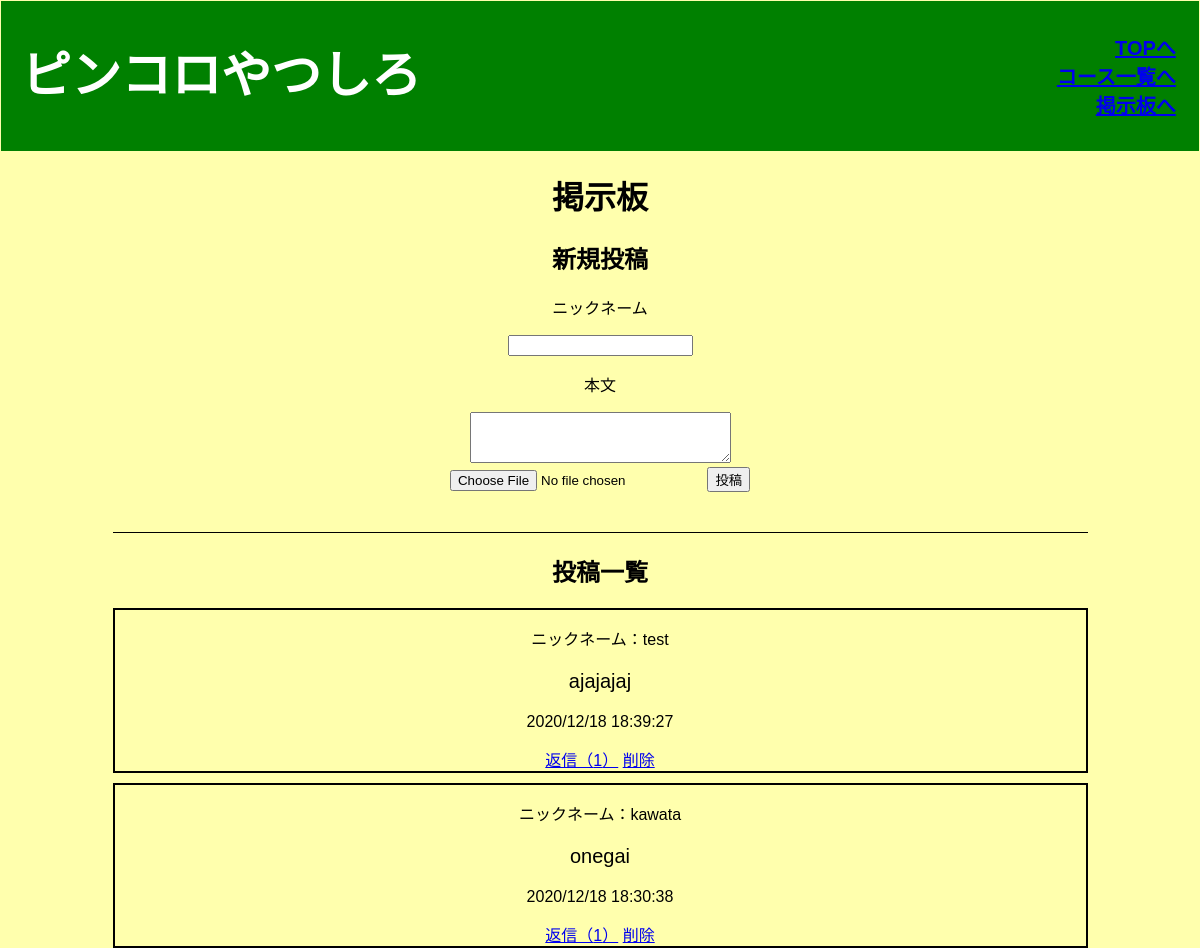
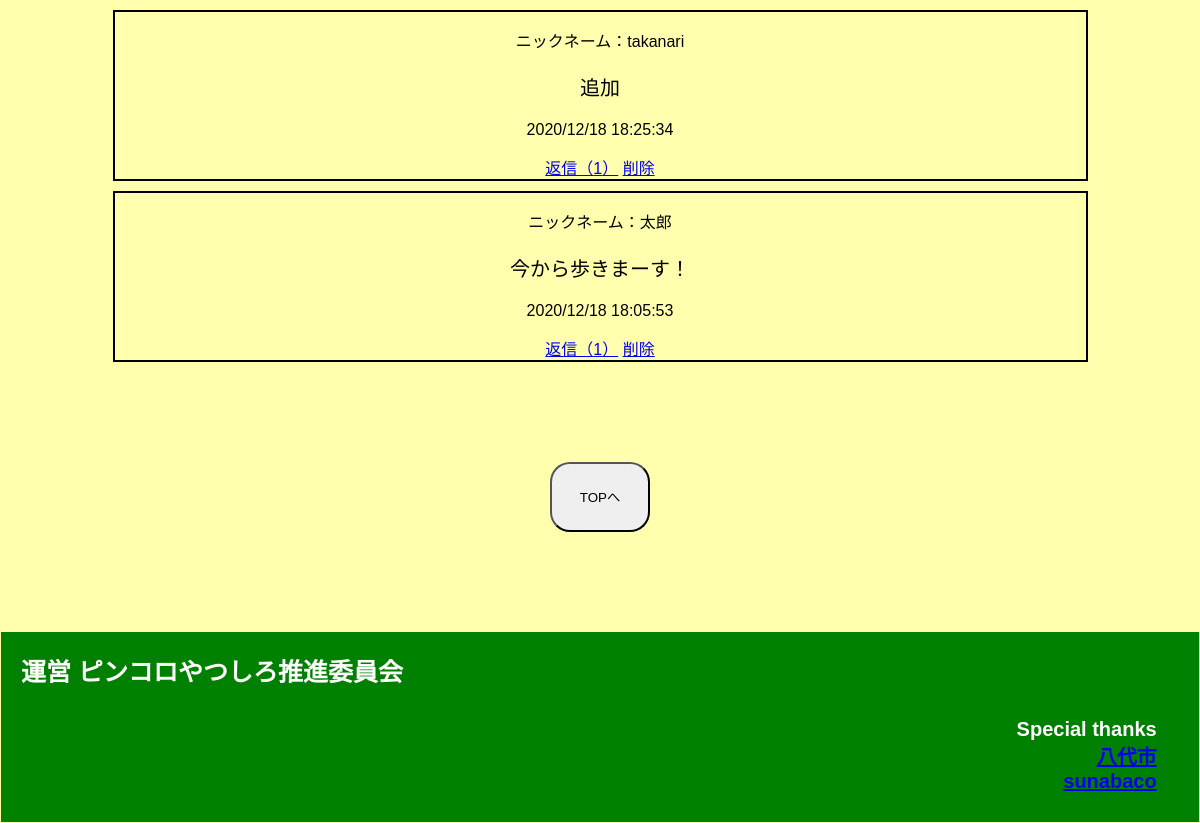
Before: /bbs with the older database file (2 pictures, top to bottom).
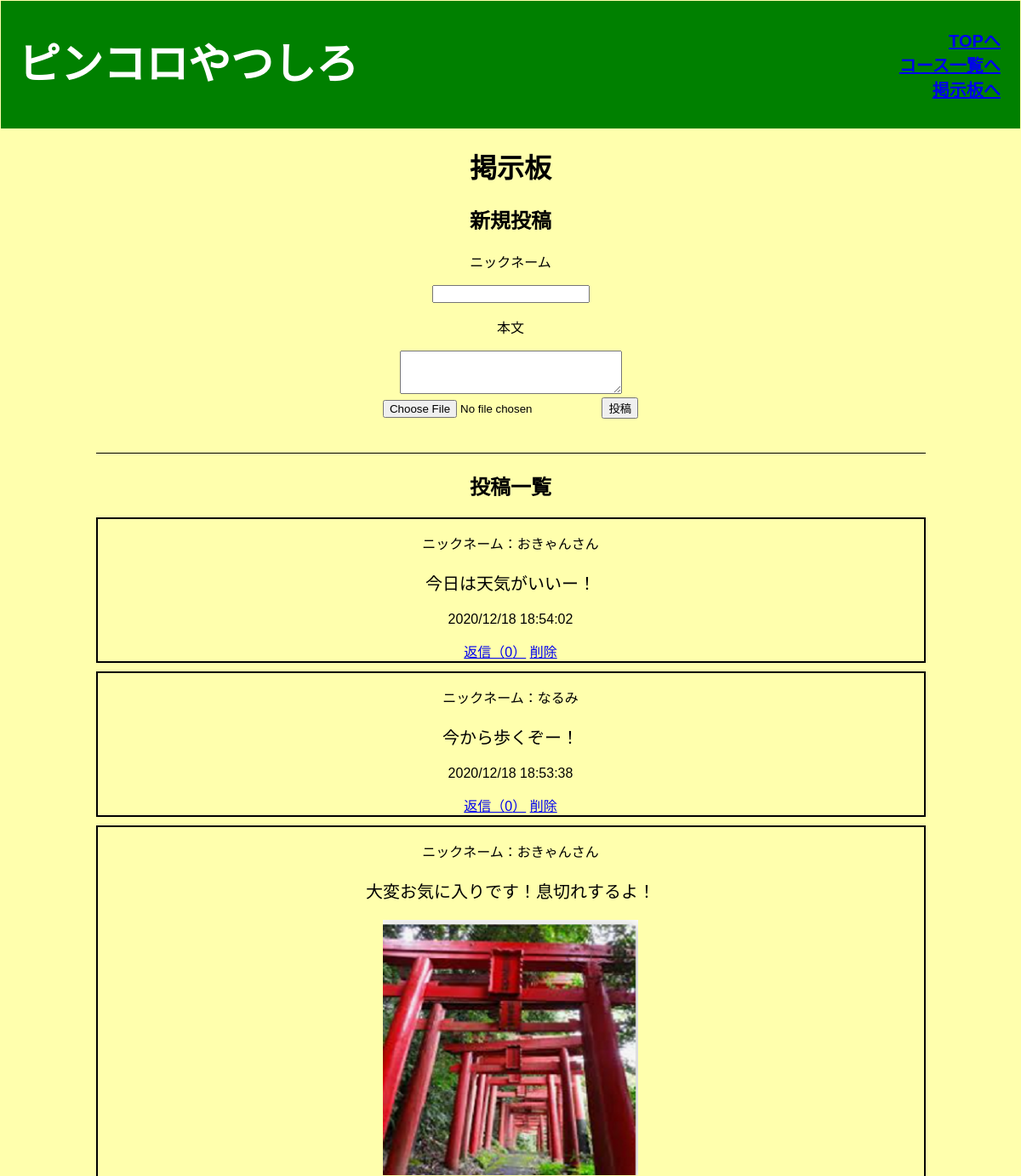
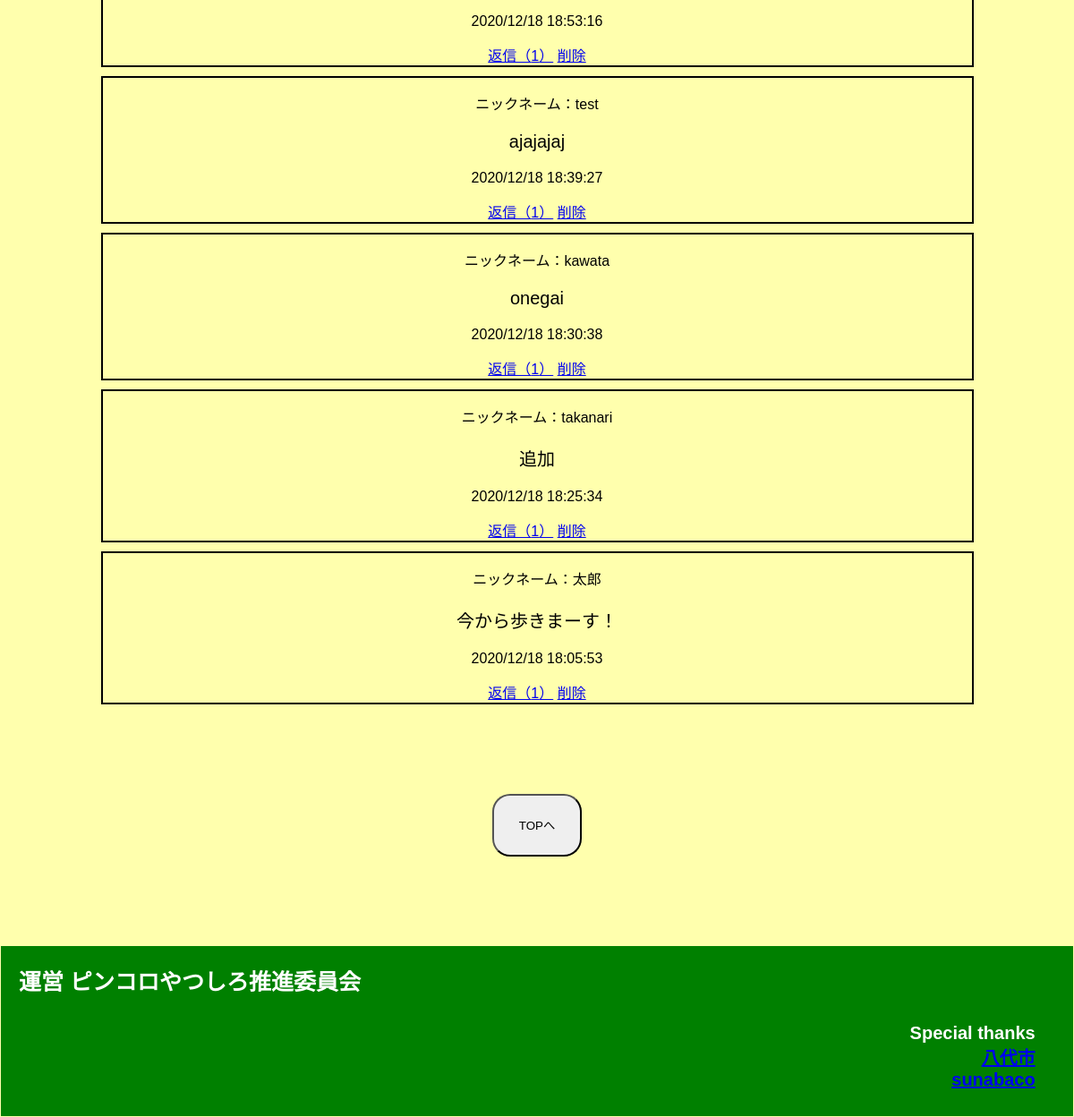
After: the same page with the newer database file (2 pictures, top to bottom).
### tables this page shows
CREATE TABLE "bbs" (
	"id"	INTEGER,
	"name"	TEXT,
	"comment"	TEXT,
	"image"	TEXT,
	"time"	TEXT,
	"del_flg"	INTEGER,
	PRIMARY KEY("id" AUTOINCREMENT)
);

### app.py (the view)
@app.route("/bbs")
def bbs():
    conn = sqlite3.connect("pinkoro.db")
    c = conn.cursor()
    c.execute("select id,name,comment,image,time from bbs where del_flg = 0 order by time desc")
    comment_list = []
    for row in c.fetchall():
        comment_list.append({"id": row[0], "name": row[1], "comment": row[2], "image": row[3], "time":row[4]})
    c.execute("select max(comment_id) from reply")
    max = c.fetchone()[0]
    cnt_list=[]
    for i in range(max+1):
        c.execute("select count(comment_id) from reply where comment_id = ? and reply_del_flg = 0",(i,))
        cnt_list.append(c.fetchone())
        print(cnt_list)
    print(cnt_list)
    c.close()
    return render_template('bbs.html', comment_list = comment_list, tpl_cnt_list = cnt_list)

### templates/bbs.html (shortened to what this page needs)
{% extends "base.html" %}
{% block content %}
<div class="bbs">
  <h1>掲示板</h1>
  <div class="shinki_toukou">
    <h2>新規投稿</h2>
    <form action="/add" method="post" enctype="multipart/form-data">
      <p>ニックネーム</p><input type="text" name="name" value="" required>
      <p>本文</p><textarea name="comment" cols="30" rows="3"></textarea>
      <br>
      <input type="file" name="upload" class="file_upload" accept=".png, .jpg, .jpeg">
      <input type="submit" value="投稿" class="toukou">
    </form>
  </div>
  <div class="toukou_hyouji">
    <h2>投稿一覧</h2>
    {% for item in comment_list %}
    <div class="bbs_area">
      <p class="bbs_name">ニックネーム：{{item["name"]}}</p>
      <p class="bbs_comment">{{item["comment"]}}</p>
      {% if item["image"] != None %}
      <img class="bbs_img" src="../static/upload/{{item['image']}}" alt="">
      {% endif %}
      <p>{{item["time"]}}</p>
      <a href="/reply/{{item['id']}}">返信（{{tpl_cnt_list[item['id']][0]}}）</a>
      <a href="/del/{{item['id']}}">削除</a>
    </div>
    {% endfor %}
  </div>
</div>
<div class="return">
  <button class="course_btn" onclick="location.href='http://127.0.0.1:5000//'">
    <p>TOPへ</p>
  </button>
</div>
{% endblock %}

### templates/base.html (shortened to what this page needs)
<!DOCTYPE html>
<html lang="en">
<head>
  <link rel="stylesheet" href="../static/css/style_pc.css" media="screen and (min-width:481px)">
  <link rel="stylesheet" href="../static/css/style_sp.css"media="screen and (max-width:480px)">
</head>
<body>
  <header>
      <div class="header-logo">ピンコロやつしろ</div>
      <div class="header-list">
        <ul>
          <li><a href="http://127.0.0.1:5000//">TOPへ</a></li>
          <li><a href="http://127.0.0.1:5000/course">コース一覧へ</a></li>
          <li><a href="http://127.0.0.1:5000/bbs">掲示板へ</a></li>
        </ul>
      </div>
  </header>
  {% block content %}
  {% endblock %}
  <div class="footer">
    <div class="footer-logo"> 運営 ピンコロやつしろ推進委員会</div>
    <div class="footer-list">
      <ul>
        <li>Special thanks</li>
        <li><a href="http://www.city.yatsushiro.lg.jp/">八代市</a></li>
        <li><a href="https://sunabaco.com/">sunabaco</a></li>
      </ul>
    </div>
  </div>
</body>
</html>

### static/css/style_pc.css (style rules this page uses)
body { font-family: 'メイリオ', Meiryo,'Osaka','Hiragino Kaku Gothic ProN','ヒラギノ角ゴ ProN W3',sans-serif; }
li { list-style: none; }
header { background-color:green; color: #fff; height: 150px; font-weight: bold; width: 100%; }
.header-logo { float: left; font-size: 50px; font-weight: bold; padding-left: 20px; line-height: 150px; }
.header-list li { text-align: right; font-size: 20px; font-weight: bold; color: white; padding-right: 2%; }
.header-list { padding-top: 15px; }
.footer { background-color:green; height: 150px; color: white; font-size: 30px; padding: 20px; }
.footer-logo { text-align: left; font-size: 25px; font-weight: bold; }
.footer-list li { text-align: right; font-size: 20px; font-weight: bold; color: white; padding-right: 2%; }
body { margin: 1px; background-color:#ffffad; }
.return { text-align: center; margin-top: 100px; margin-bottom: 100px; }
.course_btn { width: 100px; height: 70px; border-radius:20px; }
.bbs { text-align:center; }
.toukou_hyouji { border-top: 1px solid; margin: 40px auto; max-width: 975px; }
.bbs_area { border: solid 2px black; margin-bottom: 10px; text-align: center; }
.bbs_comment { font-size: 20px; }
.bbs_img { width: 300px; height: 300px; display: block; margin: 0 auto; }

### static/css/style_sp.css (style rules this page uses)
body { font-family: 'メイリオ', Meiryo, 'Osaka', 'Hiragino Kaku Gothic ProN', 'ヒラギノ角ゴ ProN W3', sans-serif; }
li { list-style: none; }
header { background-color: green; color: #fff; height: 100px; font-size: 30px; font-weight: bold; width: 100%; }
.header-logo { float: left; font-size: 25px; font-weight: bold; padding: 20px; line-height: 50px; }
.header-list li { float: right; padding: 20px 20px; font-size: 20px; font-weight: bold; margin: 1 0 5 0; }
header ul { display: none; margin: 0 40px 0 0; }
header ul li { width: 50%; color: #acacac; line-height: 40px; text-align: left; font-size: 8px; text-indent: 5px; }
header ul li a { display: block; z-index: 10; font-size: 12px; text-align: center; }
.footer { background-color: green; height: 100px; color: white; font-size: 30px; }
.footer-logo { text-align: left; font-size: 10px; font-weight: bold; }
.footer-list li { text-align: right; font-size: 10px; font-weight: bold; }
body { margin: 1px; background-color: #FFF8DC; }
.return { text-align: center; margin-top: 100px; margin-bottom: 100px; }
.course_btn { width: 100px; height: 70px; border-radius: 30px; }
.bbs { text-align: center; }
.toukou_hyouji { border-top: 1px solid; margin: 40px auto; max-width: 975px; }
.bbs_area { border: solid 2px black; margin-bottom: 10px }
.bbs_comment { font-size: 20px; }
.bbs_img { width: 300px; height: 300px; }

Changed rows visible on the page:
added bbs: name "おきゃんさん", comment "今日は天気がいいー！", time "2020/12/18 18:54:02", del_flg "0"
added bbs: name "なるみ", comment "今から歩くぞー！", time "2020/12/18 18:53:38", del_flg "0"
added bbs: name "おきゃんさん", comment "大変お気に入りです！息切れするよ！", image (picture), time "2020/12/18 18:53:16", tpl_cnt_list "1"
